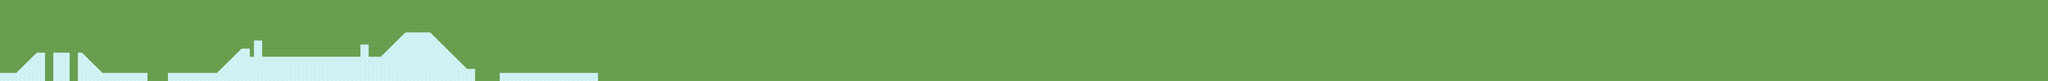

A level layout from a 2D game, rendered from its tile map. Below: a short description, then the map file with tile-grid data replaced by summaries:
An orthogonal 500x20 tile map with 32x32 px tiles, 2 tile layers (PatronesFondo, PatronesTerreno) and 43 objects.

<map version="1.0" orientation="orthogonal" renderorder="right-down" width="500" height="20" tilewidth="32" tileheight="32" nextobjectid="78">
 <tileset firstgid="1" name="tiles32" tilewidth="32" tileheight="32" tilecount="98" columns="14">
  <image source="tiles32.png" width="448" height="224" />
 </tileset>
 <layer name="PatronesFondo" width="500" height="20">
  <data>[10000 cells, 10000 non-empty, 1 distinct tile ids]</data>
 </layer>
 <layer name="PatronesTerreno" width="500" height="20">
  <data>[10000 cells, 10000 non-empty, 7 distinct tile ids]</data>
 </layer>
 <objectgroup name="Suelos">
  <object id="3" x="0" y="572.727">
   <polyline points="0,0 124.242,3.0303 287.879,-157.576 348.485,-157.576 351.515,63.6364" />
  </object>
  <object id="8" x="415.152" y="639.394">
   <polyline points="0,0 0,-224.242 127.273,-224.242 127.273,-3.0303" />
  </object>
  <object id="9" x="609.091" y="636.364">
   <polyline points="0,0 -3.0303,-224.242 24.2424,-224.242 184.848,-60.6061 539.394,-60.6061 542.424,0" />
  </object>
  <object id="20" x="1309.09" y="633.333">
   <polyline points="0,0 3.0303,-54.5455 378.788,-57.5758 578.788,-248.485 642.424,-248.485 645.455,-190.909 1078.79,-187.879 1669.7,-187.879 1857.58,-375.758 2048.48,-375.758 2336.36,-93.9394 2396.97,-90.9091 2400,3.0303" />
  </object>
  <object id="21" x="3906.06" y="633.333">
   <polyline points="0,0 -3.0303,-57.5758 766.667,-57.5758 766.667,0" />
  </object>
  <object id="76" x="1987.88" y="433.333">
   <polyline points="0,0 -3.0303,-118.182 54.5455,-121.212 57.5758,3.0303 12.1212,3.0303 18.1818,-3.0303 9.09091,3.0303" />
  </object>
  <object id="77" x="2812.12" y="439.394">
   <polyline points="0,0 3.0303,-81.8182 60.6061,-81.8182 66.6667,0 9.09091,3.0303" />
  </object>
 </objectgroup>
 <objectgroup name="Monedas">
  <object id="10" x="207" y="284" width="40" height="40" />
  <object id="13" x="276.697" y="305.212" width="40" height="40" />
  <object id="14" x="459.424" y="241.364" width="40" height="40" />
  <object id="15" x="716.091" y="387.03" width="40" height="40" />
  <object id="22" x="1340.33" y="502.182" width="40" height="40" />
  <object id="23" x="1461.82" y="504.242" width="40" height="40" />
  <object id="24" x="1610.3" y="507.273" width="40" height="40" />
  <object id="26" x="1889.09" y="289.091" width="40" height="40" />
  <object id="30" x="2900" y="360" width="40" height="40" />
  <object id="32" x="3132" y="140" width="40" height="40" />
  <object id="34" x="3592" y="160" width="40" height="40" />
  <object id="35" x="3820" y="308" width="40" height="40" />
  <object id="36" x="4088" y="428" width="40" height="40" />
 </objectgroup>
 <objectgroup name="Enemigos">
  <object id="40" x="992" y="488" width="40" height="40" />
  <object id="41" x="1512" y="344" width="40" height="40" />
  <object id="43" x="3244" y="120" width="40" height="40" />
 </objectgroup>
 <objectgroup name="Muros">
  <object id="46" x="420" y="420">
   <polyline points="0,0 4,-152" />
  </object>
  <object id="47" x="536" y="420">
   <polyline points="0,0 4,-148" />
  </object>
  <object id="48" x="968" y="568">
   <polyline points="0,0 -100,-116" />
  </object>
  <object id="49" x="1052" y="576">
   <polyline points="0,0 136,-124" />
  </object>
  <object id="52" x="1340" y="580">
   <polyline points="0,0 0,-320" />
  </object>
  <object id="53" x="1688" y="576">
   <polyline points="0,0 4,-332" />
  </object>
  <object id="54" x="2320" y="452">
   <polyline points="0,0 -4,-284" />
  </object>
  <object id="55" x="2564" y="452">
   <polyline points="0,0 0,-276" />
  </object>
  <object id="56" x="3192" y="252">
   <polyline points="0,0 -12,-200 164,-196 172,-12" />
  </object>
  <object id="57" x="3592" y="480">
   <polyline points="0,0 120,-200" />
  </object>
  <object id="58" x="3836" y="284">
   <polyline points="0,0 168,208" />
  </object>
  <object id="59" x="4312" y="340">
   <polyline points="0,0 -4,228" />
  </object>
  <object id="60" x="4574" y="367">
   <polyline points="0,0 -8,208" />
  </object>
 </objectgroup>
 <objectgroup name="Meta">
  <object id="65" x="4672" y="560">
   <polyline points="0,0 -1,-488" />
  </object>
 </objectgroup>
 <objectgroup name="NuevosEnemigos">
  <object id="66" x="2417.36" y="291.667" width="40" height="40" />
  <object id="67" x="4401.27" y="414.879" width="40" height="40" />
 </objectgroup>
 <objectgroup name="EnemigosPinchos">
  <object id="72" x="2058" y="398" width="40" height="40" />
  <object id="73" x="3660" y="493" width="40" height="40" />
  <object id="74" x="3928" y="527" width="40" height="40" />
  <object id="75" x="2744" y="394" width="40" height="40" />
 </objectgroup>
</map>
